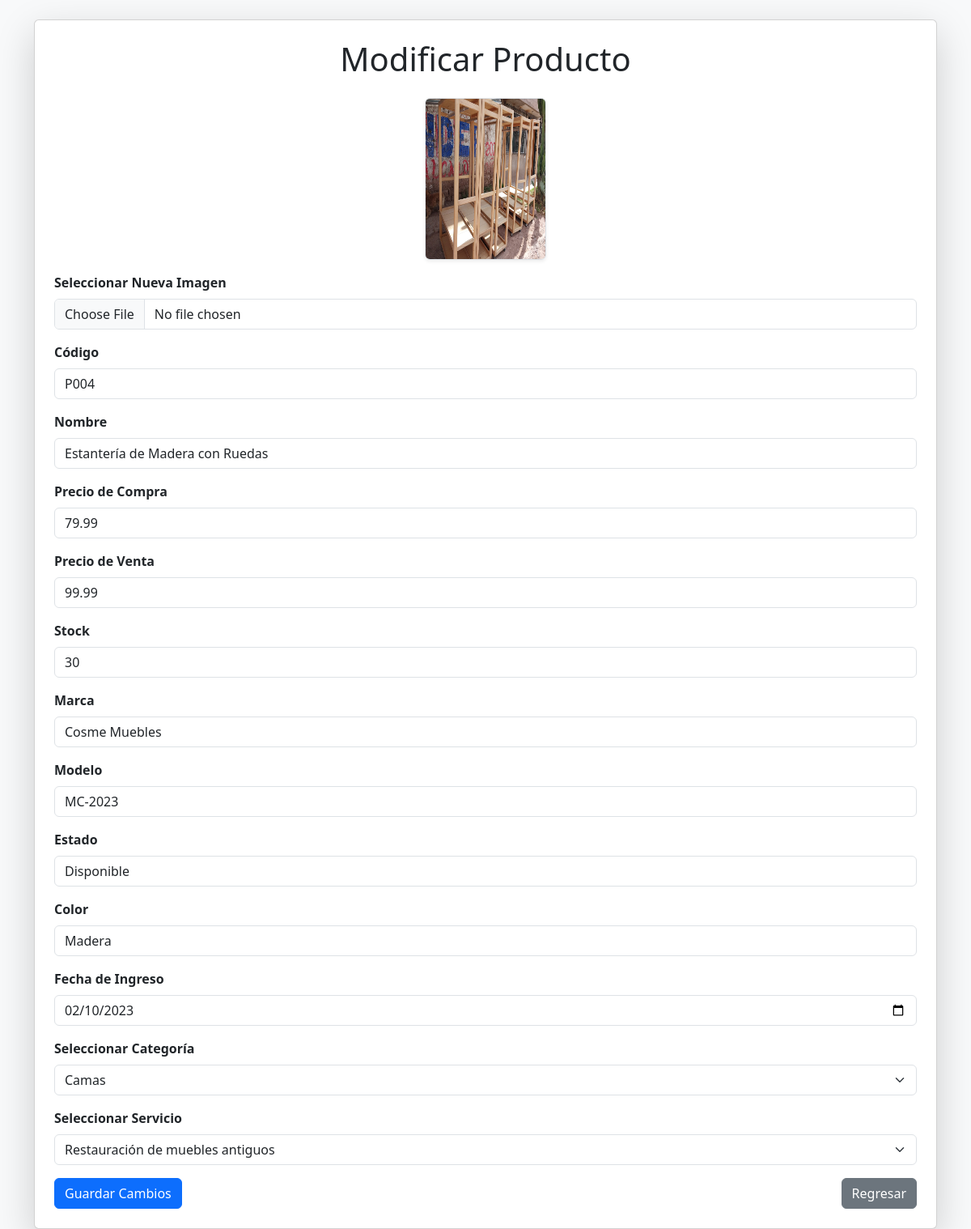
Page /admin/sistema_ventas/producto/Vista_Editar.php?producto_id=4 on the committed database.
### tables this page shows
CREATE TABLE `producto` (
  `producto_id` int(11) NOT NULL,
  `producto_codigo` varchar(77) NOT NULL,
  `producto_nombre` varchar(100) NOT NULL,
  `producto_precio_compra` decimal(10,2) DEFAULT NULL,
  `producto_stock` int(11) DEFAULT NULL,
  `producto_precio_venta` decimal(10,2) DEFAULT NULL,
  `producto_marca` varchar(45) DEFAULT NULL,
  `producto_modelo` varchar(35) DEFAULT NULL,
  `producto_estado` varchar(50) DEFAULT NULL,
  `producto_foto` varchar(500) DEFAULT NULL,
  `servicio_id` int(11) DEFAULT NULL,
  `categoria_id` int(11) DEFAULT NULL,
  `producto_color` varchar(50) DEFAULT NULL,
  `fecha_ingreso` date DEFAULT NULL
);

CREATE TABLE `categoria` (
  `categoria_id` int(7) NOT NULL,
  `categoria_nombre` varchar(50) NOT NULL
);

CREATE TABLE `servicio` (
  `servicio_id` int(11) NOT NULL,
  `tiposervicio` varchar(255) DEFAULT NULL
);

### admin/sistema_ventas/producto/Vista_Editar.php (the view, shortened to what this page needs)
<!DOCTYPE html>
<html lang="es">
<head>
    <link href="https://cdn.jsdelivr.net/npm/bootstrap@5.3.3/dist/css/bootstrap.min.css" rel="stylesheet">
</head>
<body class="bg-light">
    <?php
    include "config/conexion.php";
    $producto_id = $_REQUEST['producto_id'];
    $sql = "SELECT * FROM producto WHERE producto_id = $producto_id";
    $resultado = $conexion->query($sql);
    $Fila = $resultado->fetch_assoc();
    $categorias_query = "SELECT categoria_id, categoria_nombre FROM categoria";
    $categorias_resultado = $conexion->query($categorias_query);
    $servicios_query = "SELECT servicio_id, tiposervicio FROM servicio";
    $servicios_resultado = $conexion->query($servicios_query);
    ?>
    <div class="container mt-4">
        <div class="card shadow-lg p-4">
            <center>
                <h1 class="mb-4">Modificar Producto</h1>
            </center>
            <form action="EditarProducto.php?producto_id=<?php echo $Fila['producto_id']?>" method="POST" enctype="multipart/form-data">
                <div class="text-center mb-3">
                    <img id="preview" src="<?php echo htmlspecialchars($Fila['producto_foto']); ?>" class="border rounded shadow-sm" style="width: 150px; height: 200px;" alt="Imagen">
                </div>
                <div class="mb-3">
                    <label class="form-label fw-bold">Seleccionar Nueva Imagen</label>
                    <input type="file" class="form-control" name="ImagenProducto" id="imagenInput" accept="image/*">
                </div>
                <div class="mb-3">
                    <label class="form-label fw-bold">Código</label>
                    <input type="text" class="form-control" name="producto_codigo" value="<?php echo htmlspecialchars($Fila['producto_codigo']); ?>" required>
                </div>
                <div class="mb-3">
                    <label class="form-label fw-bold">Nombre</label>
                    <input type="text" class="form-control" name="producto_nombre" value="<?php echo htmlspecialchars($Fila['producto_nombre']); ?>" required>
                </div>
                <div class="mb-3">
                    <label class="form-label fw-bold">Precio de Compra</label>
                    <input type="number" class="form-control" name="producto_precio_compra" value="<?php echo htmlspecialchars($Fila['producto_precio_compra']); ?>" step="0.01" required>
                </div>
                <div class="mb-3">
                    <label class="form-label fw-bold">Precio de Venta</label>
                    <input type="number" class="form-control" name="producto_precio_venta" value="<?php echo htmlspecialchars($Fila['producto_precio_venta']); ?>" step="0.01" required>
                </div>
                <div class="mb-3">
                    <label class="form-label fw-bold">Stock</label>
                    <input type="number" class="form-control" name="producto_stock" value="<?php echo htmlspecialchars($Fila['producto_stock']); ?>" required>
                </div>
                <div class="mb-3">
                    <label class="form-label fw-bold">Marca</label>
                    <input type="text" class="form-control" name="producto_marca" value="<?php echo htmlspecialchars($Fila['producto_marca']); ?>" required>
                </div>
                <div class="mb-3">
                    <label class="form-label fw-bold">Modelo</label>
                    <input type="text" class="form-control" name="producto_modelo" value="<?php echo htmlspecialchars($Fila['producto_modelo']); ?>" required>
                </div>
                <div class="mb-3">
                    <label class="form-label fw-bold">Estado</label>
                    <input type="text" class="form-control" name="producto_estado" value="<?php echo htmlspecialchars($Fila['producto_estado']); ?>" required>
                </div>
                <div class="mb-3">
                    <label class="form-label fw-bold">Color</label>
                    <input type="text" class="form-control" name="producto_color" value="<?php echo htmlspecialchars($Fila['producto_color']); ?>" required>
                </div>
                <div class="mb-3">
                    <label class="form-label fw-bold">Fecha de Ingreso</label>
                    <input type="date" class="form-control" name="fecha_ingreso" value="<?php echo htmlspecialchars($Fila['fecha_ingreso']); ?>" required>
                </div>
                <div class="mb-3">
                    <label class="form-label fw-bold">Seleccionar Categoría</label>
                    <select class="form-select" name="categoria_id" required>
                        <?php while ($categoria = $categorias_resultado->fetch_assoc()) { ?>
                            <option value="<?php echo $categoria['categoria_id']; ?>" <?php if ($categoria['categoria_id'] == $Fila['categoria_id']) echo 'selected'; ?>>
                                <?php echo htmlspecialchars($categoria['categoria_nombre']); ?>
                            </option>
                        <?php } ?>
                    </select>
                </div>
                <div class="mb-3">
                    <label class="form-label fw-bold">Seleccionar Servicio</label>
                    <select class="form-select" name="servicio_id" required>
                        <?php while ($servicio = $servicios_resultado->fetch_assoc()) { ?>
                            <option value="<?php echo $servicio['servicio_id']; ?>" <?php if ($servicio['servicio_id'] == $Fila['servicio_id']) echo 'selected'; ?>>
                                <?php echo htmlspecialchars($servicio['tiposervicio']); ?>
                            </option>
                        <?php } ?>
                    </select>
                </div>
                <div class="d-flex justify-content-between">
                    <button type="submit" class="btn btn-primary">Guardar Cambios</button>
                    <a href="index.php" class="btn btn-secondary">Regresar</a>
                </div>
            </form>
        </div>
    </div>
</body>
</html>

### rows in the picture
producto: producto_foto (picture), producto_codigo "P004", producto_nombre "Estantería de Madera con Ruedas", producto_precio_compra "79.99", producto_precio_venta "99.99", producto_stock "30", producto_marca "Cosme Muebles", producto_modelo "MC-2023", producto_estado "Disponible", producto_color "Madera", fecha_ingreso "02/10/2023", categoria_id "Camas", servicio_id "Restauración de muebles antiguos"
